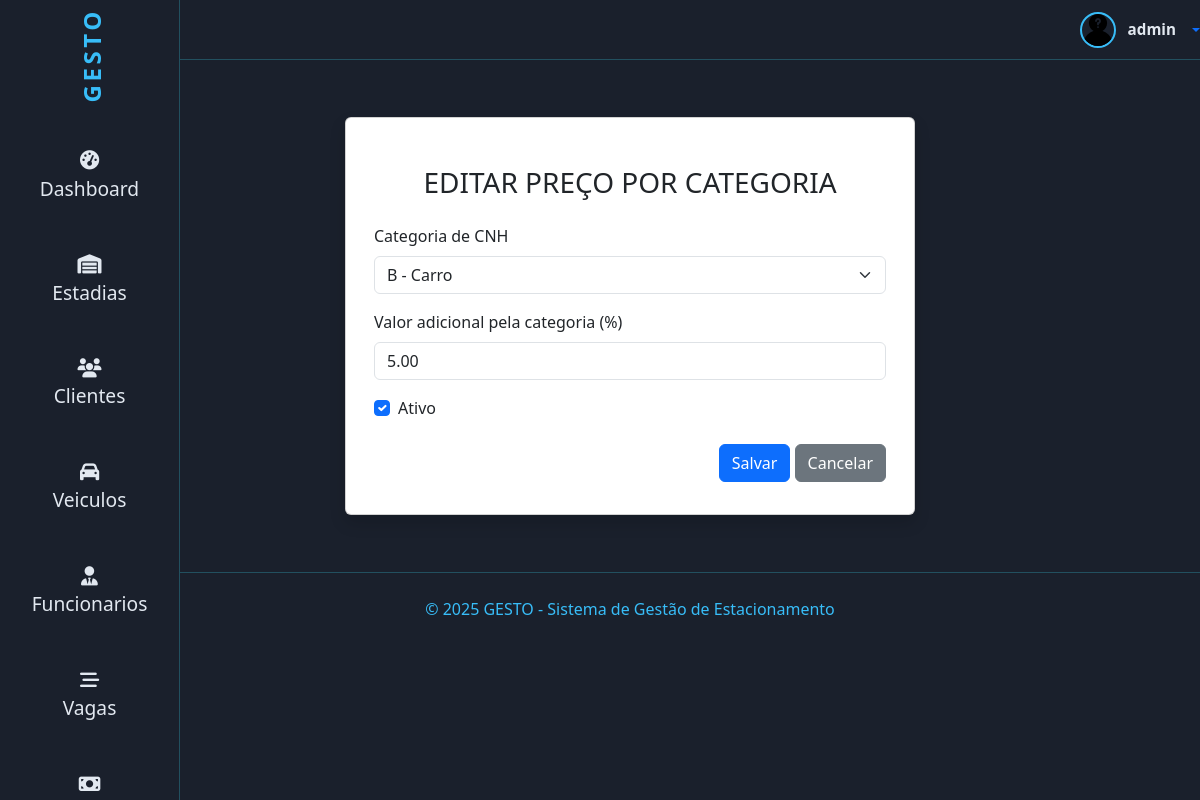
The app's page /valores/categorias/editar/1/ (signed in) with its own data.
### valores/models.py (models this page shows, shortened)
class Categoria(models.Model):
    CNH_CHOICES = (
        ('A', 'A - Motocicleta'),
        ('B', 'B - Carro'),
        ('C', 'C - Caminhão'),
        ('D', 'D - Ônibus/Van'),
        ('E', 'E - Veículos com reboque'),
        ('O', 'Outro tipo de categoria'),
    )
    cnh = models.CharField('Categoria de CNH', max_length=5, choices=CNH_CHOICES, unique=True, default="A")
    valor_hora = models.DecimalField('Valor adicional pela categoria (%)', max_digits=8, decimal_places=2)
    status = models.BooleanField('Ativo', default=True, help_text='Marque para ativar a categoria')
    class Meta:
        verbose_name = 'Categoria'
        verbose_name_plural = 'Categorias'

### valores/views.py (the view)
# urls.py: path('categorias/editar/<int:pk>/', CategoriaUpdateView.as_view(), name='categoria_editar'),
class CategoriaUpdateView(PermissionRequiredMixin, SuccessMessageMixin, UpdateView):
    permission_required = "valores.update_categoria"
    permission_denied_message = "Atualizar categorias"
    model = Categoria
    form_class = CategoriaForm
    template_name = "categorias/categoria_form.html"
    success_url = reverse_lazy('categorias')
    success_message = "Categoria atualizada com sucesso."

### valores/forms.py
class CategoriaForm(forms.ModelForm):
    class Meta:
        model = Categoria
        fields = ['cnh', 'valor_hora', 'status']
        error_messages = {
            'cnh': {'required': 'A categoria é obrigatória.'},
            'valor_hora': {'required': 'O valor por hora é obrigatório.'},
        }

### valores/templates/categorias/categoria_form.html (shortened to what this page needs)
{% extends 'principal.html' %}
{% load django_bootstrap5 %}
{% block content %}
<div id="dados">
    <div class="card shadow m-3 col-md-6 mx-auto">
        <div class="card-body">
            <div class="container py-3">
                <h3 class="mt-3 mb-4 text-center">
                    {% if object.pk %}
                        EDITAR PREÇO POR CATEGORIA
                    {% else %}
                        ADICIONAR PREÇO POR CATEGORIA
                    {% endif %}
                </h3>
                <form method="post">
                    {% bootstrap_form form %}
                    <div class="mt-4 text-end">
                        <button type="submit" class="btn btn-primary">Salvar</button>
                        <a href="{% url 'categorias' %}" class="btn btn-secondary">Cancelar</a>
                    </div>
                </form>
            </div>
        </div>
    </div>
</div>
{% endblock %}

### home/templates/principal.html (shortened to what this page needs)
<!doctype html>
{% load static %}
{% load django_bootstrap5 %}
<html lang="pt-br">
<head>
    {% block head %}
    {% include "head.html" %}
    {% endblock %}
</head>
<body>
<header id="header-top" role="banner" aria-label="Cabeçalho superior">
    <div class="dropdown">
        <a href="#" class="user-profile text-decoration-none dropdown-toggle" data-bs-toggle="dropdown"
           aria-expanded="false">
            {% if user.is_authenticated %}
                {% if user.funcionario.foto %}
                    <img src="{{ user.funcionario.foto.url }}" alt="Avatar do utilizador"/>
                {% else %}
                    <img src="{% static 'img/desconhecido.png' %}" alt="Avatar do utilizador"/>
                {% endif %}
                <span>{{ user.username }}</span>
            {% else %}
                <i class="fas fa-sign-in-alt me-2"></i>
                <span>Acesso</span>
            {% endif %}
        </a>
    </div>
</header>
{% if request.user.is_authenticated %}
    <nav id="sidebar" aria-label="Menu principal">
        <div class="logo" aria-label="Logo GESTO">
            <a href="{% url 'index' %}"
               class="nav-link {% if request.resolver_match.url_name == 'index' %}active{% endif %}">GESTO</a>
        </div>
        <div data-bs-spy="scroll"  data-bs-offset="0" data-bs-smooth-scroll="true" class="scrollspy" tabindex="0">
      <ul class="nav flex-column" role="menu" aria-label="Navegação principal">
            <li class="nav-item" role="none">
                <a href="{% url 'index' %}"
                   class="nav-link {% if request.resolver_match.url_name == 'index' %}active{% endif %}">
                    <i class="fa-solid fa-gauge-high" aria-hidden="true"></i>
                    <p>Dashboard</p>
                </a>
            </li>
            <li class="nav-item" role="none">
                <a href="{% url 'estadias' %}"
                   class="nav-link {% if request.resolver_match.url_name == 'estadias' %}active{% endif %}">
                    <i class="fa-solid fa-warehouse" aria-hidden="true"></i>
                    <p>Estadias</p>
                </a>
            </li>
            <li class="nav-item" role="none">
                <a href="{% url 'clientes' %}"
                   class="nav-link {% if request.resolver_match.url_name == 'clientes' %}active{% endif %}">
                    <i class="fas fa-users"></i>
                    <p>Clientes</p>
                </a>
            </li>
            <li class="nav-item" role="none">
                <a href="{% url 'veiculos' %}"
                   class="nav-link {% if request.resolver_match.url_name == 'veiculos' %}active{% endif %}">
                    <i class="fas fa-car" aria-hidden="true"></i>
                    <p>Veiculos</p>
                </a>
            </li>
           <li class="nav-item" role="none">
                <a href="{% url 'funcionarios' %}"
                   class="nav-link {% if request.resolver_match.url_name == 'funcionarios' %}active{% endif %}">
                    <i class="fas fa-user-tie" aria-hidden="true"></i>
                    <p>Funcionarios</p>
                </a>
            </li>
            <li class="nav-item" role="none">
                <a href="{% url 'vagas' %}"
                   class="nav-link {% if request.resolver_match.url_name == 'vagas' %}active{% endif %}">
                    <i class="fas fa-stream" aria-hidden="true"></i>
                    <p>Vagas</p>
                </a>
            </li>
            <li class="nav-item" role="none">
                <a href="{% url 'valores' %}"
                   class="nav-link {% if request.resolver_match.url_name == 'valores' %}active{% endif %}">
                    <i class="fa-solid fa-money-bill" aria-hidden="true"></i>
                </a>
            </li>
        </ul>
    </div>
    </nav>
{% endif %}
{% block content %}{% endblock %}
{% block footer %}
{% include "footer.html" %}
{% endblock %}
</body>
</html>

### home/templates/head.html (style rules this page uses)
:root { --bg-primary: #1a202c; --bg-card: #2d3748; --text-primary: #e2e8f0; --highlight: #38bdf8; --border-subtle: rgba(56, 223, 248, 0.25); --table-row-alt: #374151; }
.scrollspy { position: relative; height: 100vh; margin-top: .5rem; overflow: auto; -ms-overflow-style: none; scrollbar-width: none; }
body { background-color: var(--bg-primary); color: var(--text-primary); font-family: "Segoe UI", Tahoma, Geneva, Verdana, sans-serif; min-height: 100vh; overflow-x: hidden; margin-left: 5%; }
#dados { margin-top: 5%; margin-bottom: 5%; }
#sidebar { background-color: var(--bg-primary); min-height: 100vh; width: 5%; position: fixed; top: 0; left: 0; padding-top: 0.5rem; display: flex; flex-direction: column; align-items: center; border-right: 1px solid var(--border-subtle); z-index: 1030; transition: 0.7s ease-out; margin-bottom: 10%; }
#sidebar p { visibility: hidden }
#sidebar .logo { font-weight: 700; font-size: 1.5rem; color: var(--highlight); margin-bottom: 2rem; user-select: none; writing-mode: vertical-rl; transform: rotate(180deg); letter-spacing: 0.15em; text-align: center; width: 32px; }
#sidebar ul.nav { list-style: none; padding: 0; margin: 0; width: 100%; margin-bottom: 10%; padding-bottom: 30%; }
#sidebar ul.nav li { width: 100%; margin-bottom: 1.5rem; text-align: center; }
#sidebar ul.nav li a { color: var(--text-primary); font-size: 1.2rem; display: block; width: 100%; padding: 0.2rem 0; transition: color 0.3s; position: relative; }
#header-top { height: 60px; border-bottom: 1px solid var(--border-subtle); display: flex; align-items: center; justify-content: flex-end; gap: 1.5rem; margin-bottom: 2rem; color: var(--text-primary); }
#header-top .user-profile { display: flex; align-items: center; gap: 0.75rem; cursor: pointer; user-select: none; }
#header-top .user-profile img { width: 36px; height: 36px; border-radius: 50%; border: 2px solid var(--highlight); object-fit: cover; }
#header-top .user-profile span { font-weight: 600; font-size: 0.95rem; color: var(--text-primary); white-space: nowrap; }

### records on screen
Categoria: cnh "B - Carro", valor_hora "5.00", status "☑"

### other values on screen
{{ user.username }} "admin"
